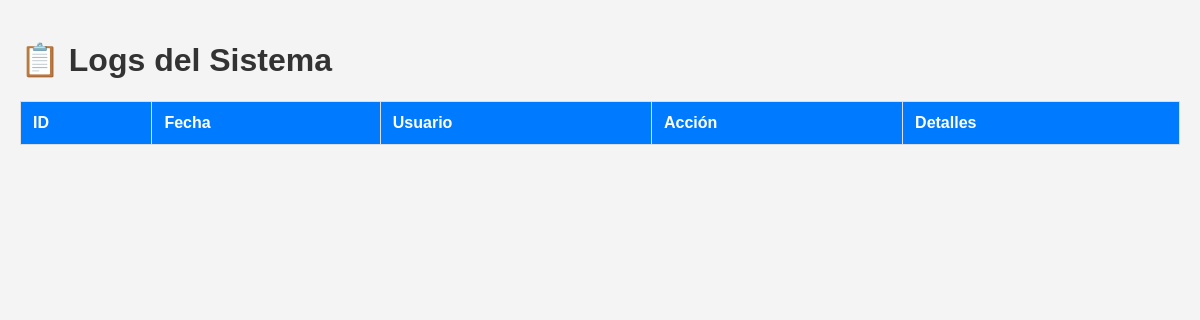
/admin/logs (signed in), run on an earlier commit of the app's database.
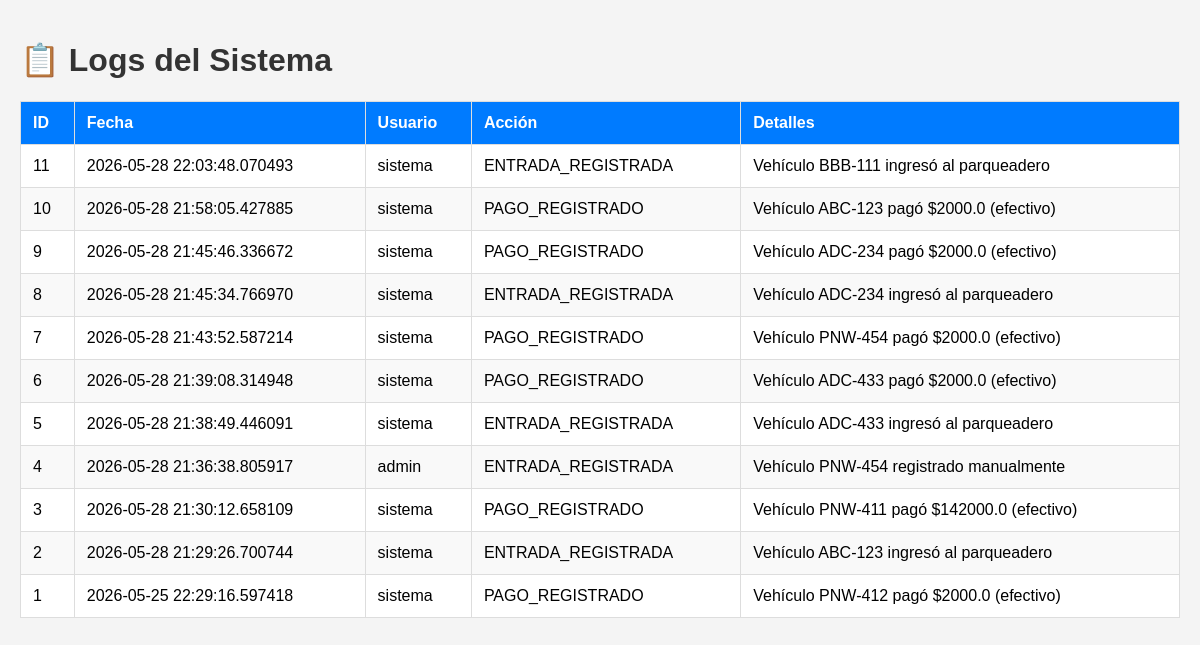
And on a later commit of the database.
### app/models.py (models this page shows, shortened)
class BaseModel(db.Model):
    __abstract__ = True
    id = db.Column(db.Integer, primary_key=True)
    created_at = db.Column(db.DateTime, default=datetime.now, nullable=False)
    updated_at = db.Column(
        db.DateTime, default=datetime.now, onupdate=datetime.now, nullable=False
    )

class SystemLog(BaseModel):
    __tablename__ = "system_logs"
    accion = db.Column(db.String(100), nullable=False)
    detalles = db.Column(db.Text, nullable=True)
    usuario = db.Column(db.String(50), default="sistema", nullable=False)
    ACCIONES_VALIDAS = {
        "ENTRADA_REGISTRADA",
        "SALIDA_REGISTRADA",
        "PAGO_REGISTRADO",
        "PLACA_DETECTADA",
        "ERROR_OCR",
        "LOGIN_ADMIN",
        "LOGOUT_ADMIN",
        "SESION_ADMIN",
        "INICIALIZACION",
    }

### app/routes/admin.py (the view)
@require_admin
def get_logs():
    try:
        logs = SystemLog.query.order_by(
            SystemLog.created_at.desc()
        ).all()
        return render_template(
            "admin/logs.html",
            logs=logs
        )
    except Exception as e:
        return jsonify({
            "success": False,
            "error": str(e)
        }), 500

### app/routes/auth.py (called while the page is built)
def require_admin(f):
    from functools import wraps
    @wraps(f)
    def decorated_function(*args, **kwargs):
        if not session.get("is_admin"):
            return redirect(url_for("admin_login"))
        return f(*args, **kwargs)
    return decorated_function

### app/services/logging_service.py (called while the page is built)
    @staticmethod
    def info(message):
        logger.info(message)

### app/templates/admin/logs.html (shortened to what this page needs)
<!DOCTYPE html>
<html lang="es">
<head>
</head>
<body>
    <h1>📋 Logs del Sistema</h1>
    <table>
        <thead>
            <tr>
                <th>ID</th>
                <th>Fecha</th>
                <th>Usuario</th>
                <th>Acción</th>
                <th>Detalles</th>
            </tr>
        </thead>
        <tbody>
            {% for log in logs %}
            <tr>
                <td>{{ log.id }}</td>
                <td>{{ log.created_at }}</td>
                <td>{{ log.usuario }}</td>
                <td>{{ log.accion }}</td>
                <td>{{ log.detalles }}</td>
            </tr>
            {% endfor %}
        </tbody>
    </table>
</body>
</html>

### app/templates/admin/logs.html (style rules this page uses)
body { font-family: Arial, sans-serif; background:#f4f4f4; margin:0; padding:20px; }
h1 { color:#333; }
table { width:100%; border-collapse: collapse; background:white; }
th, td { padding:12px; border:1px solid #ddd; text-align:left; }
th { background:#007bff; color:white; }
tr:nth-child(even) { background:#f9f9f9; }

What changed in the data, as far as the page shows it:
added SystemLog: id "11", created_at "2026-05-28 22:03:48.070493", usuario "sistema", accion "ENTRADA_REGISTRADA", detalles "Vehículo BBB-111 ingresó al parqueadero"
added SystemLog: id "10", created_at "2026-05-28 21:58:05.427885", usuario "sistema", accion "PAGO_REGISTRADO", detalles "Vehículo ABC-123 pagó $2000.0 (efectivo)"
added SystemLog: id "9", created_at "2026-05-28 21:45:46.336672", usuario "sistema", accion "PAGO_REGISTRADO", detalles "Vehículo ADC-234 pagó $2000.0 (efectivo)"
added SystemLog: id "8", created_at "2026-05-28 21:45:34.766970", usuario "sistema", accion "ENTRADA_REGISTRADA", detalles "Vehículo ADC-234 ingresó al parqueadero"
added SystemLog: id "7", created_at "2026-05-28 21:43:52.587214", usuario "sistema", accion "PAGO_REGISTRADO", detalles "Vehículo PNW-454 pagó $2000.0 (efectivo)"
added SystemLog: id "6", created_at "2026-05-28 21:39:08.314948", usuario "sistema", accion "PAGO_REGISTRADO", detalles "Vehículo ADC-433 pagó $2000.0 (efectivo)"
added SystemLog: id "5", created_at "2026-05-28 21:38:49.446091", usuario "sistema", accion "ENTRADA_REGISTRADA", detalles "Vehículo ADC-433 ingresó al parqueadero"
added SystemLog: id "4", created_at "2026-05-28 21:36:38.805917", usuario "admin", accion "ENTRADA_REGISTRADA", detalles "Vehículo PNW-454 registrado manualmente"
added SystemLog: id "3", created_at "2026-05-28 21:30:12.658109", usuario "sistema", accion "PAGO_REGISTRADO", detalles "Vehículo PNW-411 pagó $142000.0 (efectivo)"
added SystemLog: id "2", created_at "2026-05-28 21:29:26.700744", usuario "sistema", accion "ENTRADA_REGISTRADA", detalles "Vehículo ABC-123 ingresó al parqueadero"
added SystemLog: id "1", created_at "2026-05-25 22:29:16.597418", usuario "sistema", accion "PAGO_REGISTRADO", detalles "Vehículo PNW-412 pagó $2000.0 (efectivo)"
